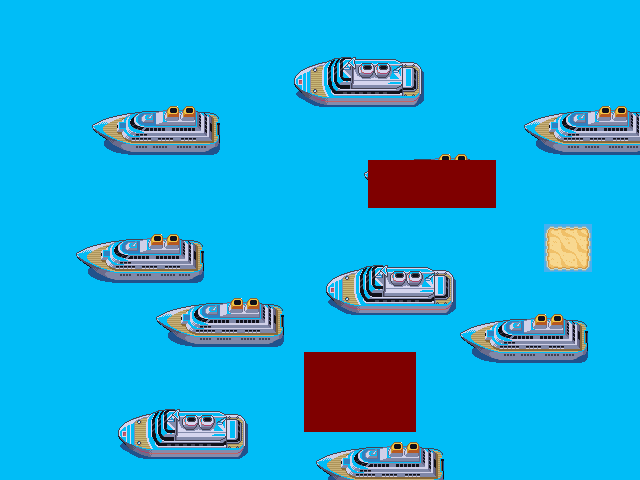

Tiled map render using the project's own tile images. Description and the map definition, with tile-layer contents summarised, below:
An orthogonal 40x30 tile map with 16x16 px tiles, 2 tile layers (Tile Layer 1, collision), 2 tilesets and 1 object (mainplayer).

<map version="1.0" orientation="orthogonal" width="40" height="30" tilewidth="16" tileheight="16" backgroundcolor="#00bdf7">
 <tileset firstgid="1" name="boats" tilewidth="16" tileheight="16">
  <image source="../img/test-tileset.png" width="832" height="896" />
 </tileset>
 <tileset firstgid="2913" name="collisionTiles" tilewidth="16" tileheight="16">
  <image source="../img/collisionTiles.png" width="64" height="64" />
  <tile id="0">
   <properties>
    <property name="type" value="solid" />
   </properties>
  </tile>
 </tileset>
 <layer name="Tile Layer 1" width="40" height="30">
  <data>[1200 cells, 402 non-empty, 120 distinct tile ids]</data>
 </layer>
 <objectgroup name="player" width="0" height="0">
  <object name="mainplayer" x="272" y="176" width="32" height="32">
   <properties>
    <property name="image" value="master" />
    <property name="spriteheight" value="28" />
    <property name="spritewidth" value="28" />
   </properties>
  </object>
 </objectgroup>
 <layer name="collision" width="40" height="30">
  <data>[1200 cells, 59 non-empty, 1 distinct tile ids]</data>
 </layer>
</map>
